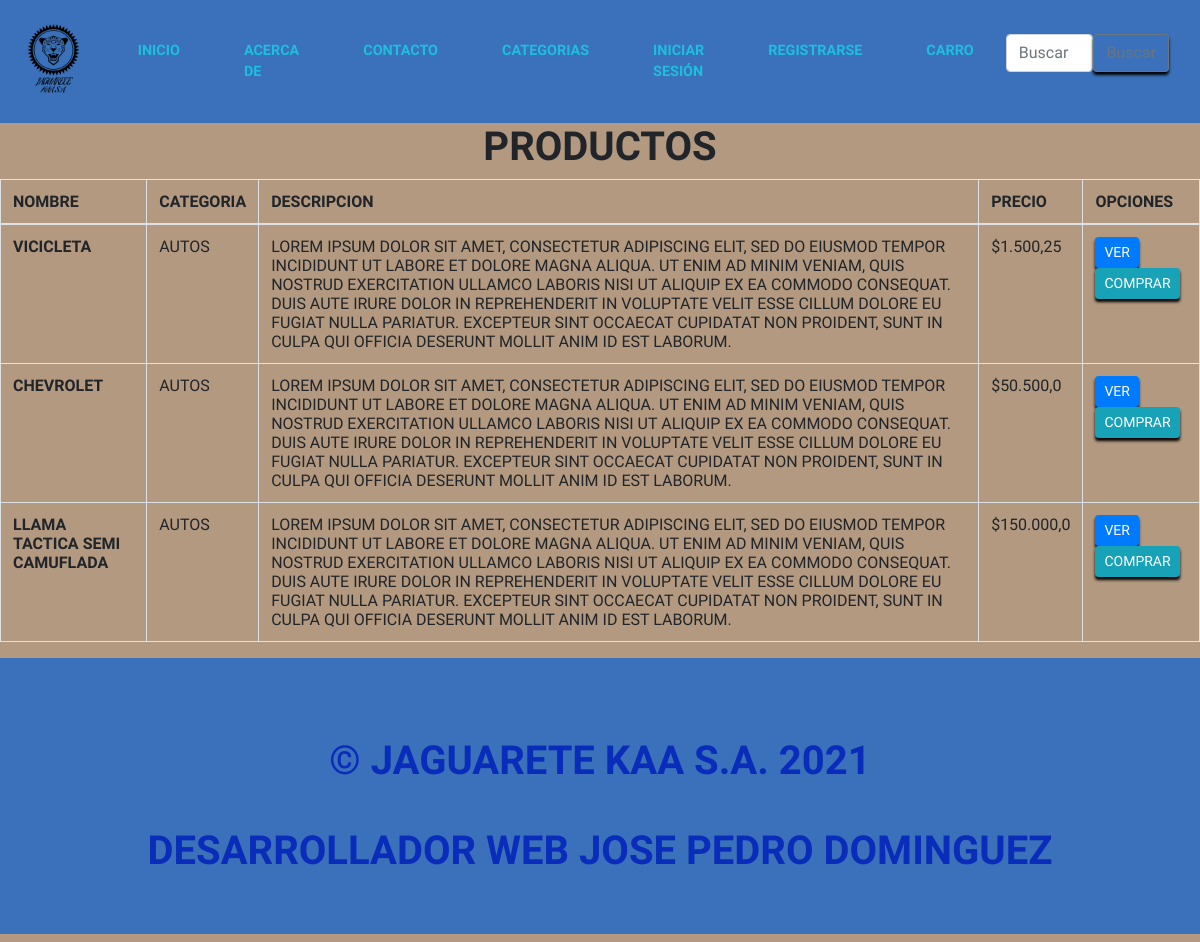
The page /productoApp/categoriasfiltradas/2/ on the database as committed earlier.
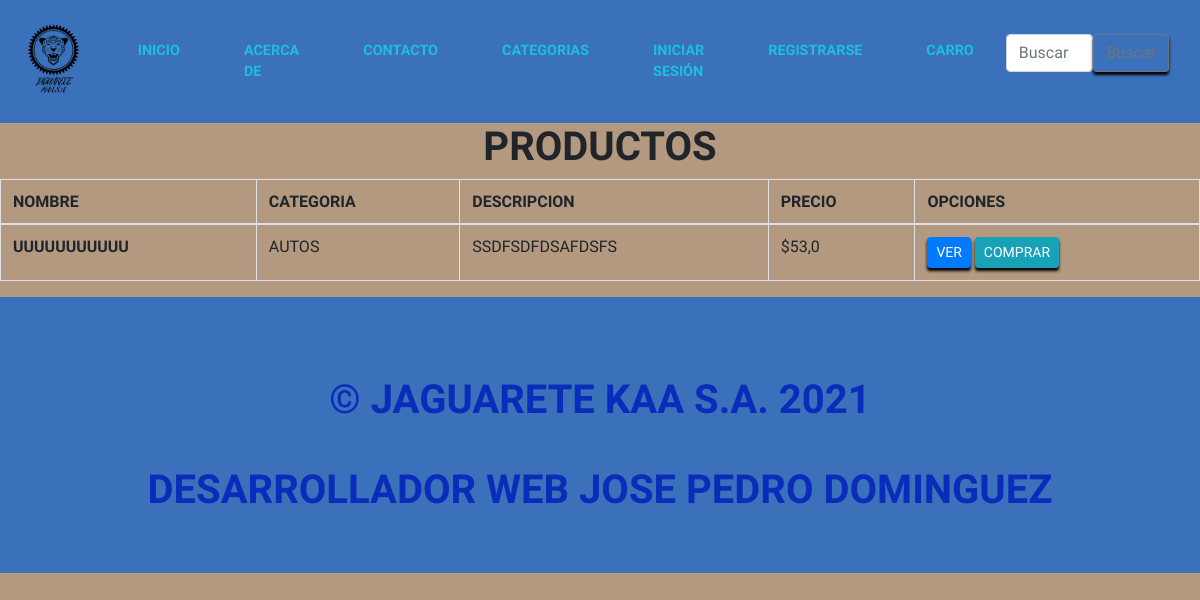
The same page on the database as committed later.
### productoApp/models.py (models this page shows)
class Items(models.Model):
    name = models.CharField(max_length=50)
    imag = models.ImageField( upload_to="productos", null=True)
    tag  = models.ForeignKey(Tag, on_delete=models.PROTECT)
    description = models.TextField()
    price = models.FloatField()
    def __str__(self):
        return self.name

class Tag(models.Model):
    nametag  = models.CharField(max_length=50)
    def __str__(self):
        return self.nametag

### productoApp/views.py (the view)
# urls.py: path('categoriasfiltradas/<id>/',categoriasfiltradas,name="categoriasfiltradas"),
def categoriasfiltradas(request,id):
    category = Items.objects.filter(tag = id)
    return(render(request,"categoriasfiltradas.html",{'id':id, 'category':category}))

### productoApp/templates/categoriasfiltradas.html (shortened to what this page needs)
{% extends 'base.html' %}
{% load static %}
{% load humanize %}
{% block content%}
 <h1>Productos<h1>
    <table class="table table-bordered">
        <thead>
            <tr>
            <th scope="col">Nombre</th>
            <th scope="col">Categoria</th>
            <th scope="col">Descripcion</th>
            <th scope="col">Precio</th>
            <th scope="col">Opciones</th>
            </tr>
        </thead>
        <tbody>
            {% for x in  category  %}
            <tr>
            <th scope="row">{{ x.name }}</th>
            <td>{{ x.tag }}</td>
            <td>{{ x.description }}</td>
            <td>${{ x.price | intcomma }}</td>
            <td>
                <a href="{% url 'Pantalla de Producto' x.id %}" class="btn btn-primary stretched-link btn-sm " style="center">Ver</a>
                <a href="{% url 'carro:agregar' x.id %}" class="btn btn-info btn-sm" style="center">Comprar</a>
            </td>
            {% endfor %}
        </tbody>
    </table>
{% endblock %}

Rows that differ between the two databases and show on the page:
no longer on this page (row edited): Items: name "VICICLETA", tag "AUTOS", description "LOREM IPSUM DOLOR SIT AMET, CONSECTETUR ADIPISCING ELIT, SED DO EIUSMOD TEMPOR INCIDIDUNT UT LABORE ET DOLORE MAGNA ALIQUA. UT ENIM AD MINIM VENIAM, QUIS NOSTRUD EXERCITATION ULLAMCO LABORIS NISI UT ALIQUIP EX EA COMMODO CONSEQUAT. DUIS AUTE IRURE DOLOR IN REPREHENDERIT IN VOLUPTATE VELIT ESSE CILLUM DOLORE EU FUGIAT NULLA PARIATUR. EXCEPTEUR SINT OCCAECAT CUPIDATAT NON PROIDENT, SUNT IN CULPA QUI OFFICIA DESERUNT MOLLIT ANIM ID EST LABORUM.", price "1.500,25"
removed Items: name "CHEVROLET", tag "AUTOS", description "LOREM IPSUM DOLOR SIT AMET, CONSECTETUR ADIPISCING ELIT, SED DO EIUSMOD TEMPOR INCIDIDUNT UT LABORE ET DOLORE MAGNA ALIQUA. UT ENIM AD MINIM VENIAM, QUIS NOSTRUD EXERCITATION ULLAMCO LABORIS NISI UT ALIQUIP EX EA COMMODO CONSEQUAT. DUIS AUTE IRURE DOLOR IN REPREHENDERIT IN VOLUPTATE VELIT ESSE CILLUM DOLORE EU FUGIAT NULLA PARIATUR. EXCEPTEUR SINT OCCAECAT CUPIDATAT NON PROIDENT, SUNT IN CULPA QUI OFFICIA DESERUNT MOLLIT ANIM ID EST LABORUM.", price "50.500,0"
removed Items: name "LLAMA TACTICA SEMI CAMUFLADA", tag "AUTOS", description "LOREM IPSUM DOLOR SIT AMET, CONSECTETUR ADIPISCING ELIT, SED DO EIUSMOD TEMPOR INCIDIDUNT UT LABORE ET DOLORE MAGNA ALIQUA. UT ENIM AD MINIM VENIAM, QUIS NOSTRUD EXERCITATION ULLAMCO LABORIS NISI UT ALIQUIP EX EA COMMODO CONSEQUAT. DUIS AUTE IRURE DOLOR IN REPREHENDERIT IN VOLUPTATE VELIT ESSE CILLUM DOLORE EU FUGIAT NULLA PARIATUR. EXCEPTEUR SINT OCCAECAT CUPIDATAT NON PROIDENT, SUNT IN CULPA QUI OFFICIA DESERUNT MOLLIT ANIM ID EST LABORUM.", price "150.000,0"
added Items: name "UUUUUUUUUUU", tag "AUTOS", description "SSDFSDFDSAFDSFS", price "53,0"
